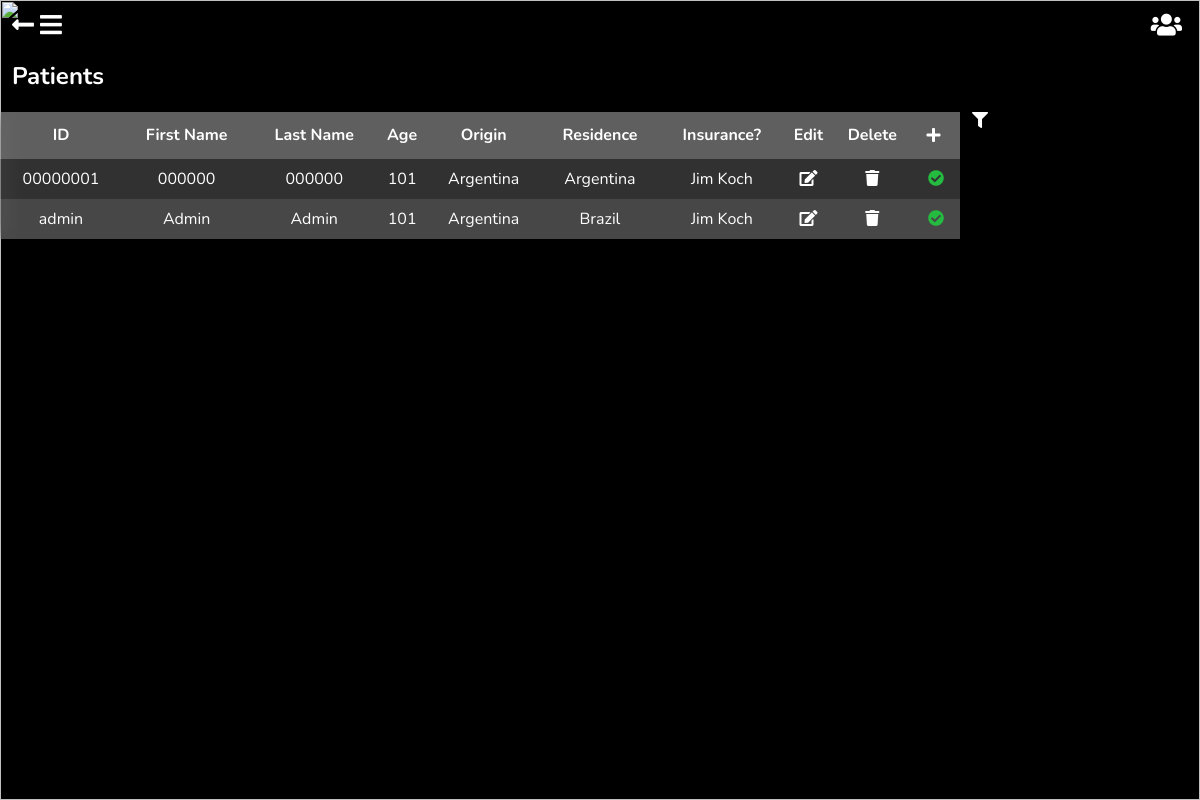
/patients/ (signed in), run on the app's committed database.
### patients/models.py (models this page shows, shortened)
class Patient(models.Model):
    GENDER_CHOICES = (
        ('F', 'Femenine'),
        ('M', 'Masculine'),
        ('O', 'Other'),
    )
    CIVIL_STATUS_CHOICES = (
        ('S', 'Single'),
        ('M', 'Married'),
        ('W', 'Widowed'),
        ('D', 'Divorced'),
        ('SP', 'Separated'),
    )
    id_number = models.CharField('ID Number', max_length=20, null=True, blank=True, help_text='Provide you ID Card Number')
    first_names = models.CharField("Patient's Name", max_length=50, null=False, blank=False, help_text="Patient's Name")
    last_names = models.CharField("Patient's Last Name", max_length=50, null=False, blank=False, help_text="Patient's Last Name")
    gender = models.CharField("Patient's Gender", max_length=20, null=True, blank=False, help_text='Gender', choices=GENDER_CHOICES)
    birthday = models.DateField("Patient's Birthday", help_text="Patients date of birth")
    phone_number = models.CharField('Phone Number', max_length=20, blank=True, null=True, help_text='Phone Number')
    email = models.EmailField("Patient's Email", null=True, blank=True, help_text='Email')
    civil_status = models.CharField(max_length=12, choices=CIVIL_STATUS_CHOICES)
    origin = models.CharField(max_length=50, choices=ORIGIN_CHOICES)
    residence = models.CharField(max_length=50, choices=LOCATION_CHOICES)
    created_by = models.ForeignKey(user, on_delete=models.CASCADE, blank=False, null=True, verbose_name='Created By')
    class Meta:
        verbose_name = 'Patient'
        verbose_name_plural = 'Patients'
    def age(self):
        today = timezone.localtime(timezone.now())
        age = today.date() - self.birthday
        return int(age.days / 365.25)

class InsuranceInformation(models.Model):
    INSURANCE_TYPE_CHOICES = (
        ('MEDICAL', 'Medical'),
    )
    insurance_carrier = models.ForeignKey(InsuranceCarrier, on_delete=models.CASCADE, blank=True, null=True, verbose_name='Insurance Carrier',)
    type_of_insurance = models.CharField('Insurance Type', max_length=50, blank=True, null=True, help_text='Type of insurance', choices=INSURANCE_TYPE_CHOICES)
    expiration_date = models.DateField('Expiration Date', help_text="Insurance's Expiration Date")
    patient = models.OneToOneField(Patient, on_delete=models.CASCADE, blank=True, null=True, verbose_name='Insurance Owner', related_name='insurance')
    class Meta:
        verbose_name = 'Insurance Information'
        verbose_name_plural = "Patient's Insurance Data"

class InsuranceCarrier(models.Model):
    ORIGIN_CHOICES = (
        ('HND', 'Honduras'),
        ('NIC', 'Nicaragua'),
    )
    company = models.CharField('Company', max_length=100, blank=False, null=False, help_text='Insurance Carrier')
    country = models.CharField('Country', max_length=100, blank=False, null=True, help_text='Insurance Carrier origin', choices=ORIGIN_CHOICES, default=None)
    created_by = models.ForeignKey(user, on_delete=models.CASCADE, blank=False, null=True, verbose_name='created_by', related_name='insurance_carrier')
    class Meta:
        unique_together = ['company', 'created_by']
        verbose_name = 'Insurance Carrier'
        verbose_name_plural = 'Insurance Carriers'
    def __str__(self):
        return self.company

### patients/views.py (the view)
# urls.py: path('patients/', include('patients.urls')),
def patients(request):
    doctor_group = Group.objects.get(name='Doctor')
    doctor = doctor_group in request.user.groups.all()
    template = 'patients/patients.html'
    patients_list = Patient.objects.filter(created_by=request.user).order_by('id_number')
    patient_filter = PatientFilterForm
    context = {'patients': patients_list, 'form': patient_filter, 'doctor': doctor}
    return render(request, template, context)

### patients/templates/patients/patients.html (shortened to what this page needs)
{% extends 'base.html' %}
{% load static %}
{% block return %}<a href="{%url 'home:home'%}"><i class="fas fa-long-arrow-alt-left"></i></a>{% endblock %}
{% block body_block %}
<link rel="stylesheet" href="{% static 'patients/css/patients.css' %}">
<h2>Patients</h2>
{% if patients %}
    <div class="wrapper">
        {% include 'patients/patients_list.html' %}
    </div>
{% else %}
    <p id="no-patients">There are no patients listed</p>
    <a  id="add-patients" href="{% url 'patients:add_patient' %}"><i class="fas fa-plus"></i></a>
{% endif %}
{% endblock %}

### patients/templates/patients/patients_partial_list.html
{% load static %}
{% if patients %}
    {% for p in patients %}
        <tr onclick="window.location='{% url 'patients:patients_details' p.pk %}'">
            <td>{% if p.id_number %}{{ p.id_number }}{% else %}-------------{% endif %}</td>
            <td>{{ p.first_names }}</td>
            <td>{{ p.last_names }}</td>
            <td>{{ p.age }}</td>
            <td>{{ p.get_origin_display }}</td>
            <td>{{ p.get_residence_display }}</td>
            <td>{% if p.insurance.insurance_carrier != None %}{{ p.insurance.insurance_carrier }}{% else %}Not Available{% endif %}</td>
            {% if doctor %}<td data-url="{% url 'patients:update_patient' p.pk %}"><i class="fas fa-edit"></i></td>
            <td data-url="{% url 'patients:delete_patient' p.pk %}"><i class="fas fa-trash"></i></td>{% endif %}
            {% if p.age >= 18 and not p.id_number and p.insurance.expiration_date <= today %}
                <td><i class="fas fa-exclamation-circle" data-message-code="out-of-date-info"></i></td>
            {% elif p.age >= 18 and not p.id_number %}
                <td><i class="fas fa-exclamation-circle" data-message-code="no-id-registered"></i></td>
            {% elif p.insurance.insurance_carrier and p.insurance.expiration_date <= today %}
                <td><i class="fas fa-exclamation-circle" data-message-code="expired-insurance"></i></td>
            {% else %}
                <td><i class="fas fa-check-circle" data-message-code="in-order"></i></td>
            {% endif %}
        </tr>
    {% endfor %}
{% endif %}

### static/base/css/base.css (style rules this page uses)
body { font-family: 'Nunito', sans-serif; padding: 0; margin: 0; color: #FFFFFF; overflow: hidden; }
h1,h2,h3,h4,h5,h6 { color: #FFFFFF; }
.fa-long-arrow-alt-left { position: relative; font-size: 25px; transition: 0.5s; margin-top: 1%; margin-left: 1%; }
a { text-decoration: none; color: #FFFFFF; }

### patients/static/patients/css/patients.css (style rules this page uses)
.wrapper { display: grid; grid-template-columns: 80% 18%; grid-gap: 1%; }
h2 { margin-left: 1%; }
.fa-check-circle { color: #25BB41; transition: 0.5s; }
tr { line-height: 20px; cursor: pointer; transition: 0.5s; animation: show-up 0.5s linear forwards; }
tr td { text-align: center; padding-top: 10px; padding-bottom: 10px; max-width: 100px; white-space: nowrap; overflow: hidden; text-overflow: ellipsis; }
tr:nth-child(odd) { background-color: rgba(255,255,255,0.1); }
tr:nth-child(even) { background-color: rgba(255,255,255,0.2); }

### data on the page
Patient: id_number "00000001", first_names "000000", last_names "000000", age "101", origin "Argentina", residence "Argentina", insurance.insurance_carrier "Jim Koch"
Patient: id_number "admin", first_names "Admin", last_names "Admin", age "101", origin "Argentina", residence "Brazil", insurance.insurance_carrier "Jim Koch"
